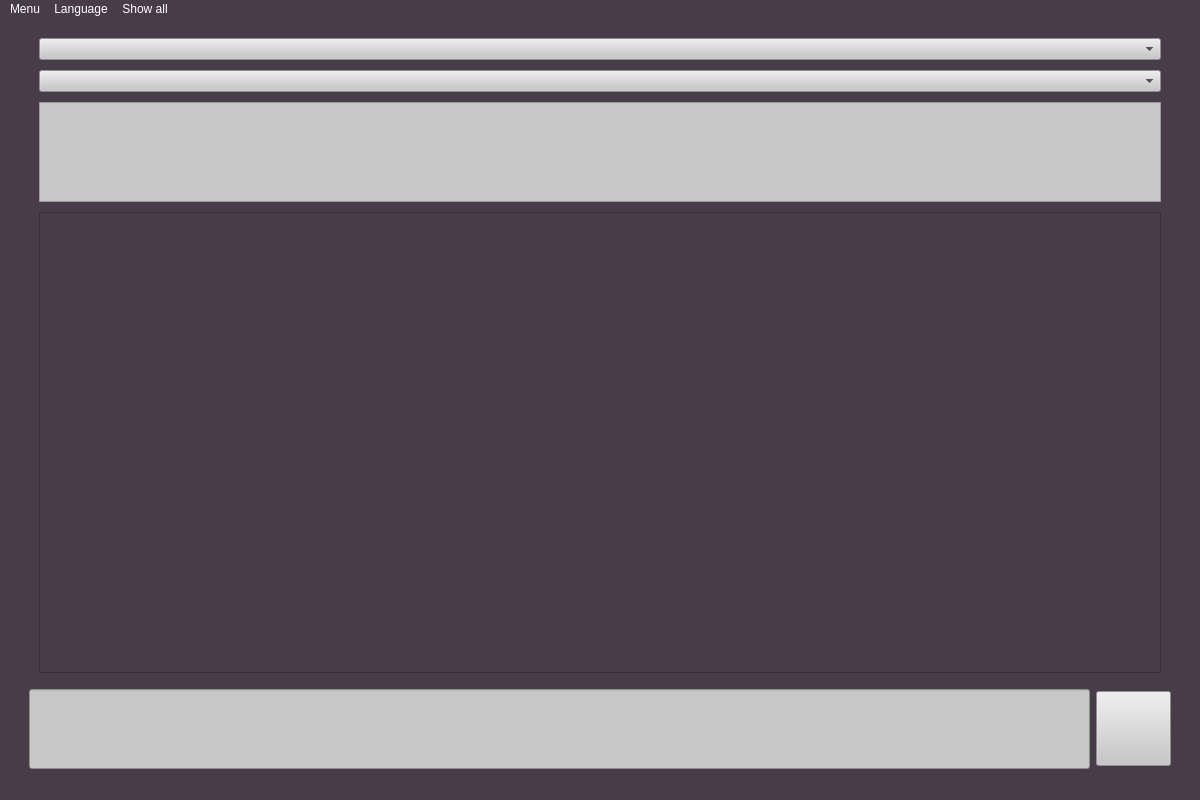
<?xml version="1.0" encoding="UTF-8"?>
<ui version="4.0">
 <class>MainWindow</class>
 <widget class="QMainWindow" name="MainWindow">
  <property name="geometry">
   <rect>
    <x>0</x>
    <y>0</y>
    <width>1200</width>
    <height>800</height>
   </rect>
  </property>
  <property name="minimumSize">
   <size>
    <width>1200</width>
    <height>800</height>
   </size>
  </property>
  <property name="maximumSize">
   <size>
    <width>1200</width>
    <height>800</height>
   </size>
  </property>
  <property name="windowTitle">
   <string>Bot Detective</string>
  </property>
  <property name="windowIcon">
   <iconset resource="resources.qrc">
    <normaloff>:/Images/Icon/Icons/WindowIcon.png</normaloff>:/Images/Icon/Icons/WindowIcon.png</iconset>
  </property>
  <property name="styleSheet">
   <string notr="true">background-color: rgb(72, 60, 72);
font: 12pt &quot;Arial&quot;;
color: white;</string>
  </property>
  <widget class="QWidget" name="centralwidget">
   <layout class="QVBoxLayout" name="verticalLayout_2">
    <item>
     <layout class="QVBoxLayout" name="MainLayout">
      <property name="spacing">
       <number>10</number>
      </property>
      <property name="leftMargin">
       <number>30</number>
      </property>
      <property name="topMargin">
       <number>10</number>
      </property>
      <property name="rightMargin">
       <number>30</number>
      </property>
      <property name="bottomMargin">
       <number>10</number>
      </property>
      <item>
       <widget class="QComboBox" name="SearchBy">
        <property name="styleSheet">
         <string notr="true">color: black;
background-color: rgb(199, 199, 199);
font: 14pt &quot;Arial&quot;;</string>
        </property>
       </widget>
      </item>
      <item>
       <widget class="QComboBox" name="SortBy">
        <property name="styleSheet">
         <string notr="true">color: black;
background-color: rgb(199, 199, 199);
font: 14pt &quot;Arial&quot;;</string>
        </property>
       </widget>
      </item>
      <item>
       <widget class="QTextBrowser" name="BotOut">
        <property name="maximumSize">
         <size>
          <width>16777215</width>
          <height>100</height>
         </size>
        </property>
        <property name="whatsThis">
         <string>&lt;html&gt;&lt;head/&gt;&lt;body&gt;&lt;p&gt;&lt;br/&gt;&lt;/p&gt;&lt;/body&gt;&lt;/html&gt;</string>
        </property>
        <property name="styleSheet">
         <string notr="true">color: black;
background-color: rgb(199, 199, 199);
font: 14pt &quot;Arial&quot;;</string>
        </property>
        <property name="html">
         <string>&lt;!DOCTYPE HTML PUBLIC &quot;-//W3C//DTD HTML 4.0//EN&quot; &quot;http://www.w3.org/TR/REC-html40/strict.dtd&quot;&gt;
&lt;html&gt;&lt;head&gt;&lt;meta name=&quot;qrichtext&quot; content=&quot;1&quot; /&gt;&lt;style type=&quot;text/css&quot;&gt;
p, li { white-space: pre-wrap; }
&lt;/style&gt;&lt;/head&gt;&lt;body style=&quot; font-family:'Arial'; font-size:14pt; font-weight:400; font-style:normal;&quot;&gt;
&lt;p style=&quot;-qt-paragraph-type:empty; margin-top:0px; margin-bottom:0px; margin-left:0px; margin-right:0px; -qt-block-indent:0; text-indent:0px;&quot;&gt;&lt;br /&gt;&lt;/p&gt;&lt;/body&gt;&lt;/html&gt;</string>
        </property>
       </widget>
      </item>
      <item>
       <widget class="QScrollArea" name="scrollArea">
        <property name="widgetResizable">
         <bool>true</bool>
        </property>
        <widget class="QWidget" name="Scroll">
         <property name="geometry">
          <rect>
           <x>0</x>
           <y>0</y>
           <width>1120</width>
           <height>439</height>
          </rect>
         </property>
        </widget>
       </widget>
      </item>
     </layout>
    </item>
    <item>
     <layout class="QHBoxLayout" name="horizontalLayout">
      <property name="leftMargin">
       <number>20</number>
      </property>
      <property name="rightMargin">
       <number>20</number>
      </property>
      <item>
       <widget class="QLineEdit" name="MessageIn">
        <property name="minimumSize">
         <size>
          <width>0</width>
          <height>80</height>
         </size>
        </property>
        <property name="styleSheet">
         <string notr="true">color: black;
background-color: rgb(199, 199, 199);
font: 14pt &quot;Arial&quot;;</string>
        </property>
       </widget>
      </item>
      <item>
       <widget class="QPushButton" name="Send">
        <property name="minimumSize">
         <size>
          <width>75</width>
          <height>75</height>
         </size>
        </property>
        <property name="styleSheet">
         <string notr="true">color: black;
background-color: rgb(199, 199, 199);
font: 14pt &quot;Arial&quot;;</string>
        </property>
        <property name="text">
         <string/>
        </property>
       </widget>
      </item>
     </layout>
    </item>
   </layout>
  </widget>
  <widget class="QMenuBar" name="menubar">
   <property name="geometry">
    <rect>
     <x>0</x>
     <y>0</y>
     <width>1200</width>
     <height>24</height>
    </rect>
   </property>
   <widget class="QMenu" name="menuHelp">
    <property name="title">
     <string>Menu</string>
    </property>
    <addaction name="actHelp"/>
    <addaction name="actDevelops"/>
    <addaction name="actionClose"/>
   </widget>
   <widget class="QMenu" name="menuLanguage">
    <property name="title">
     <string>Language</string>
    </property>
    <addaction name="actionEng"/>
    <addaction name="actionUkr"/>
   </widget>
   <widget class="QMenu" name="menuShow_All">
    <property name="title">
     <string>Show all</string>
    </property>
    <addaction name="actionDentists"/>
    <addaction name="actionSpecializations"/>
    <addaction name="actionDentistry"/>
   </widget>
   <addaction name="menuHelp"/>
   <addaction name="menuLanguage"/>
   <addaction name="menuShow_All"/>
  </widget>
  <widget class="QStatusBar" name="statusbar"/>
  <action name="actHelp">
   <property name="text">
    <string>Help</string>
   </property>
  </action>
  <action name="actDevelops">
   <property name="text">
    <string>Develop</string>
   </property>
  </action>
  <action name="actionEng">
   <property name="text">
    <string>English</string>
   </property>
  </action>
  <action name="actionUkr">
   <property name="text">
    <string>Українська</string>
   </property>
  </action>
  <action name="actionDentists">
   <property name="text">
    <string>Dentists</string>
   </property>
  </action>
  <action name="actionSpecializations">
   <property name="text">
    <string>Specializations</string>
   </property>
  </action>
  <action name="actionDentistry">
   <property name="text">
    <string>Dentistry</string>
   </property>
  </action>
  <action name="actionClose">
   <property name="text">
    <string>Close</string>
   </property>
  </action>
 </widget>
 <resources>
  <include location="resources.qrc"/>
 </resources>
 <connections/>
</ui>
